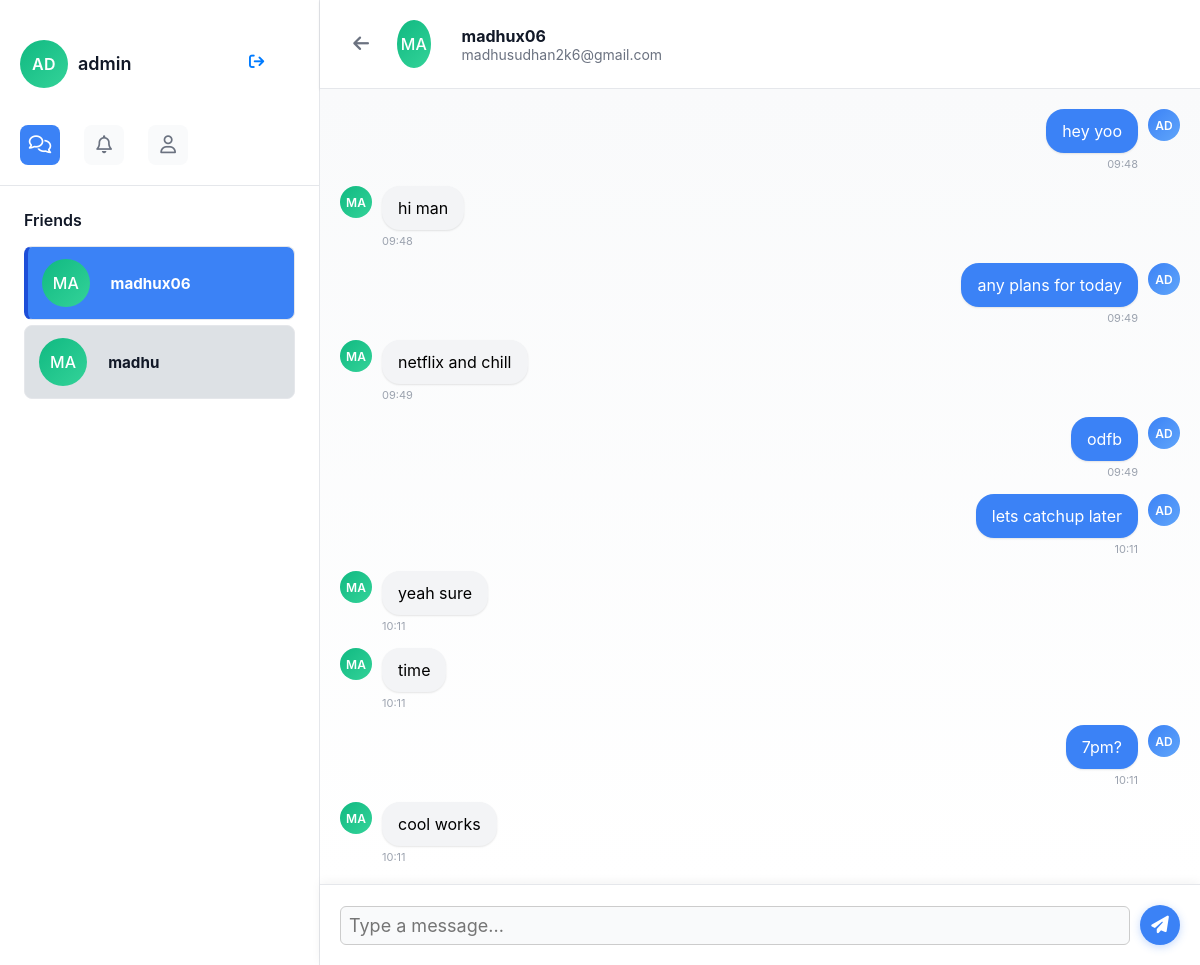
The page /chat/2 (signed in) on the database as committed earlier.
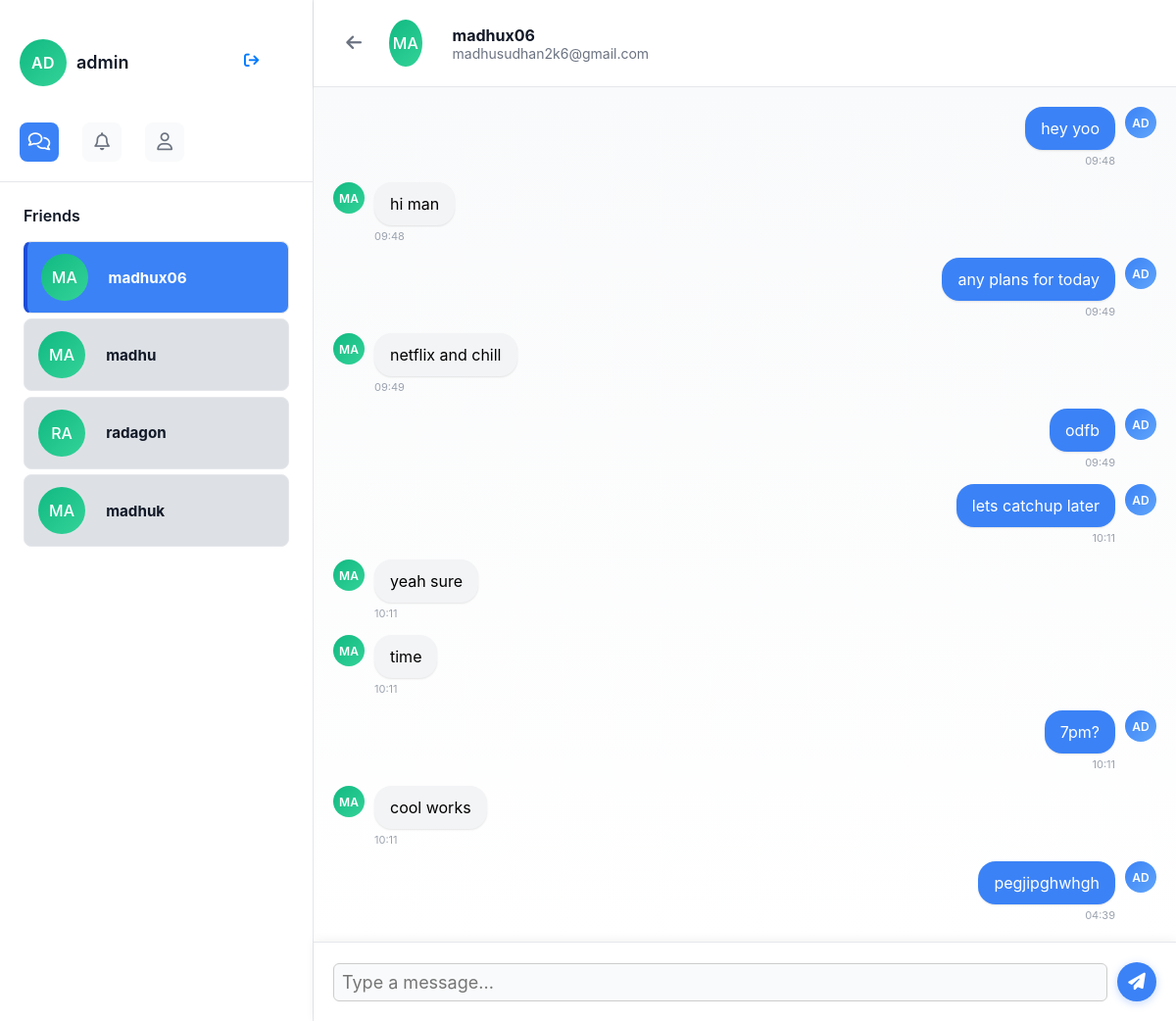
The same page on the database as committed later.
### app.py (models this page shows)
class User(UserMixin, db.Model):
    id = db.Column(db.Integer, primary_key=True)
    username = db.Column(db.String(200), unique=True, nullable=False)
    password = db.Column(db.String(200), nullable=False)
    email = db.Column(db.String(200), unique=True, nullable=False)
    created_at = db.Column(db.DateTime, default=datetime.utcnow)

class Message(db.Model):
    id = db.Column(db.Integer, primary_key=True)
    sender_id = db.Column(db.Integer, db.ForeignKey('user.id'), nullable=False)
    room_id = db.Column(db.Integer, db.ForeignKey('chat_room.id'), nullable=False)
    content = db.Column(db.String(700))
    timestamp = db.Column(db.DateTime, default=datetime.utcnow)
    sender = db.relationship("User", backref="messages", lazy=True)

### app.py (the view)
@app.route('/chat/<int:friend_id>')
@login_required
def chat_with_friend(friend_id):
    friendship = Friend.query.filter(
        Friend.status == "accepted",
        ((Friend.user_id == current_user.id) & (Friend.friend_id == friend_id)) |
        ((Friend.user_id == friend_id) & (Friend.friend_id == current_user.id))
    ).first()
    if not friendship:
        flash("You can only chat with friends")
        return redirect(url_for('chat'))
    friend = User.query.get_or_404(friend_id)
    room = get_or_create_chat_room(current_user.id, friend_id)
    friends = get_user_friends()
    messages = Message.query.filter_by(room_id=room.id).order_by(Message.timestamp).all()
    return render_template('chat_room.html',
                         friend=friend,
                         room=room,
                         messages=messages,
                         friends=friends)

### app.py (called while the page is built, shortened)
def get_user_friends():
    friends = db.session.query(Friend, User).join(
        User,
        (User.id == Friend.friend_id) | (User.id == Friend.user_id)
    ).filter(
        Friend.status == "accepted",
        ((Friend.user_id == current_user.id) | (Friend.friend_id == current_user.id)),
        User.id != current_user.id
    ).all()
    return [friend[1] for friend in friends]

def get_or_create_chat_room(user1_id, user2_id):
    existing_room = db.session.query(ChatRoom).join(ChatMembership).filter(
        ChatRoom.is_group == False,
        ChatMembership.user_id.in_([user1_id, user2_id])
    ).group_by(ChatRoom.id).having(db.func.count(ChatMembership.user_id) == 2).first()
    if existing_room:
        return existing_room

@login_manager.user_loader
def load_user(user_id):
    return User.query.get(int(user_id))

### templates/chat_room.html (shortened to what this page needs)
<!DOCTYPE html>
<html>
<head>
    <link rel="stylesheet" href="/static/css/style.css">
</head>
<body class="messages-page" data-room-id="{{ room.id }}" data-current-user-id="{{ current_user.id }}" data-current-username="{{ current_user.username }}">
    <div class="main-container">
        <div class="side-bar">
            <div class="profile-header">
                <div class="user-profile">
                    <div class="user-profile-info">
                        <div id="imge">{{ current_user.username[:2].upper() }}</div>
                        <div class="same" id="name">{{ current_user.username }}</div>
                        <div class="logout-button"><a href="/login"><i class="fa-solid fa-arrow-right-from-bracket"></i></a></div>
                    </div>
                </div>
                <div class="csb-options">
                    <a href="/chat"><i class="fa-regular fa-comments"></i></a>
                    <a href="/friend_requests"><i class="fa-regular fa-bell"></i></a>
                    <a href="/add_friend"><i class="fa-regular fa-user"></i></a>
                </div>
            </div>
            <div class="profile-body">
                <h3>Friends</h3>
                <div id="friends-list">
                    {% for f in friends %}
                    <div class="other-users {% if f.id == friend.id %}active{% endif %}" onclick="window.location.href='/chat/{{ f.id }}'">
                        <div style="display: flex; align-items: center;">
                            <div class="user-avatar" style="width: 20%;">{{ f.username[:2].upper() }}</div>
                            <div style="margin-left: 5px;">
                                <div style="font-weight: bold;">{{ f.username }}</div>
                            </div>
                        </div>
                    </div>
                    {% endfor %}
                </div>
            </div>
        </div>
        <div class="main-body">
            <div class="chat-header">
                <button class="back-btn" onclick="window.location.href='/chat'">
                    <i class="fa-solid fa-arrow-left"></i>
                </button>
                <div class="user-avatar" style="width: 4%">{{ friend.username[:2].upper() }}</div>
                <div>
                    <div style="font-weight: bold; color: #111827;">{{ friend.username }}</div>
                    <div style="font-size: 14px; color: #6b7280;">{{ friend.email }}</div>
                </div>
            </div>
            <div class="chat-messages" id="chat-messages">
                {% for message in messages %}
                <div class="message {% if message.sender_id == current_user.id %}outgoing-msg{% else %}incoming-msg{% endif %}">
                    <div class="message-avatar">{{ message.sender.username[:2].upper() }}</div>
                    <div>
                        <div class="message-content">{{ message.content }}</div>
                        <div class="message-time">{{ message.timestamp.strftime('%H:%M') }}</div>
                    </div>
                </div>
                {% endfor %}
            </div>
            <div class="chat-input-area">
                <input type="text" id="messageInput" class="chat-input" placeholder="Type a message..." />
                <button class="send-btn" onclick="sendMessage()">
                    <i class="fa-solid fa-paper-plane"></i>
                </button>
            </div>
        </div>
    </div>
</body>
</html>

Rows that differ between the two databases and show on the page:
added User: username "RA", username "radagon"
added User: username "MA", username "madhuk"
added Message: sender "AD", content "pegjipghwhgh", timestamp "04:39"
